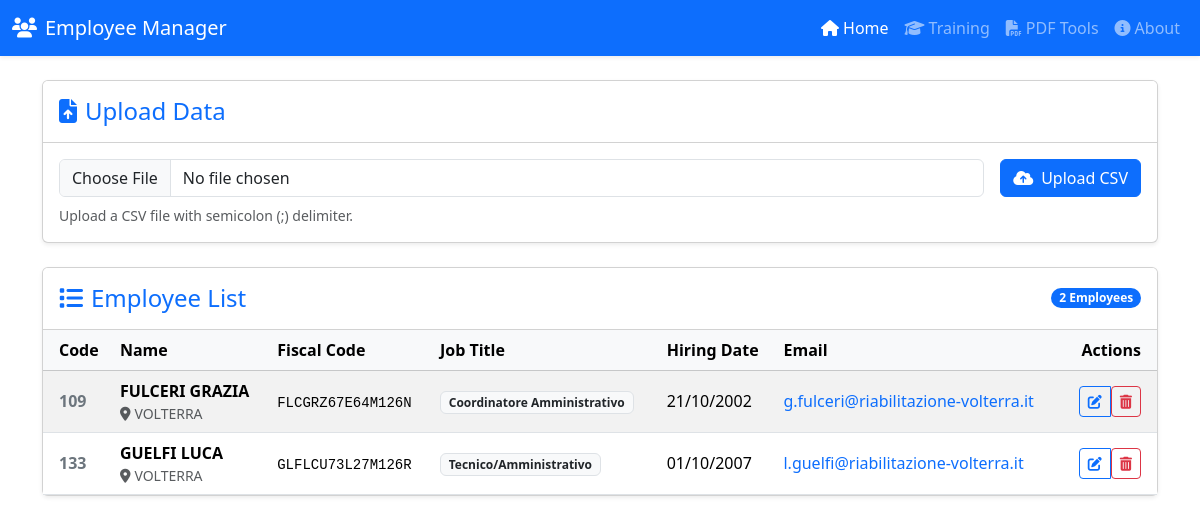
The page / on the database its author committed.
### app.py (models this page shows)
class Employee(db.Model):
    id = db.Column(db.Integer, primary_key=True)
    code = db.Column(db.String(50))
    surname = db.Column(db.String(100))
    name = db.Column(db.String(100))
    fiscal_code = db.Column(db.String(16))
    hiring_date = db.Column(db.Date, nullable=True)
    termination_date = db.Column(db.Date, nullable=True)
    job_title = db.Column(db.String(100))
    birth_place = db.Column(db.String(100))
    birth_date = db.Column(db.Date, nullable=True)
    email = db.Column(db.String(120))
    courses = db.relationship('TrainingCourse', backref='employee', lazy=True)

### app.py (the view, shortened to what this page needs)
@app.route('/', methods=['GET', 'POST'])
def index():
    employees = Employee.query.all()
    return render_template('index.html', employees=employees)

### app.py (called while the page is built)
@app.before_request
def before_request():
    g.start_time = time.time()

@app.after_request
def after_request(response):
    if hasattr(g, 'start_time'):
        duration = time.time() - g.start_time
        app.logger.info(
            f"{request.remote_addr} - {request.method} {request.path} "
            f"{response.status_code} - {duration:.4f}s"
        )
    return response

### templates/index.html (shortened to what this page needs)
{% extends 'base.html' %}
{% block content %}
<div class="row mb-4">
    <div class="col-md-12">
        <div class="card shadow-sm">
            <div class="card-header bg-white py-3">
                <h4 class="mb-0 text-primary"><i class="fas fa-file-upload me-2"></i>Upload Data</h4>
            </div>
            <div class="card-body">
                <form method="post" enctype="multipart/form-data" class="row g-3 align-items-center">
                    <div class="col-auto flex-grow-1">
                        <input class="form-control" type="file" id="formFile" name="file" accept=".csv">
                    </div>
                    <div class="col-auto">
                        <button type="submit" class="btn btn-primary"><i class="fas fa-cloud-upload-alt me-2"></i>Upload
                            CSV</button>
                    </div>
                </form>
                <div class="form-text mt-2">Upload a CSV file with semicolon (;) delimiter.</div>
            </div>
        </div>
    </div>
</div>
{% if employees %}
<div class="card shadow-sm">
    <div class="card-header bg-white py-3 d-flex justify-content-between align-items-center">
        <h4 class="mb-0 text-primary"><i class="fas fa-list me-2"></i>Employee List</h4>
        <span class="badge bg-primary rounded-pill">{{ employees|length }} Employees</span>
    </div>
    <div class="card-body p-0">
        <div class="table-responsive">
            <table class="table table-hover table-striped mb-0 align-middle">
                <thead class="table-light">
                    <tr>
                        <th class="ps-3">Code</th>
                        <th>Name</th>
                        <th>Fiscal Code</th>
                        <th>Job Title</th>
                        <th>Hiring Date</th>
                        <th>Email</th>
                        <th class="text-end pe-3">Actions</th>
                    </tr>
                </thead>
                <tbody>
                    {% for employee in employees %}
                    <tr>
                        <td class="ps-3 fw-bold text-secondary">{{ employee.code }}</td>
                        <td>
                            <div class="d-flex flex-column">
                                <span class="fw-bold">{{ employee.surname }} {{ employee.name }}</span>
                                <small class="text-muted"><i class="fas fa-map-marker-alt me-1"></i>{{
                                    employee.birth_place }}</small>
                            </div>
                        </td>
                        <td><small class="font-monospace">{{ employee.fiscal_code }}</small></td>
                        <td><span class="badge bg-light text-dark border">{{ employee.job_title }}</span></td>
                        <td>{{ employee.hiring_date.strftime('%d/%m/%Y') if employee.hiring_date else '-' }}</td>
                        <td><a href="mailto:{{ employee.email }}" class="text-decoration-none">{{ employee.email }}</a>
                        </td>
                        <td class="text-end pe-3">
                            <div class="btn-group" role="group">
                                <a href="{{ url_for('edit_employee', id=employee.id) }}"
                                    class="btn btn-sm btn-outline-primary" title="Edit">
                                    <i class="fas fa-edit"></i>
                                </a>
                                <form action="{{ url_for('delete_employee', id=employee.id) }}" method="POST"
                                    class="d-inline"
                                    onsubmit="return confirm('Are you sure you want to delete this employee?');">
                                    <button type="submit" class="btn btn-sm btn-outline-danger" title="Delete">
                                        <i class="fas fa-trash-alt"></i>
                                    </button>
                                </form>
                            </div>
                        </td>
                    </tr>
                    {% endfor %}
                </tbody>
            </table>
        </div>
    </div>
</div>
{% else %}
<div class="text-center py-5 text-muted">
    <i class="fas fa-users fa-4x mb-3 text-secondary opacity-25"></i>
    <h5>No employees found</h5>
    <p>Upload a CSV file to get started.</p>
</div>
{% endif %}
{% endblock %}

### rows shown on the page
Employee: code "109", surname "FULCERI", name "GRAZIA", birth_place "VOLTERRA", fiscal_code "FLCGRZ67E64M126N", job_title "Coordinatore Amministrativo", hiring_date "21/10/2002", email "g.fulceri@riabilitazione-volterra.it"
Employee: code "133", surname "GUELFI", name "LUCA", birth_place "VOLTERRA", fiscal_code "GLFLCU73L27M126R", job_title "Tecnico/Amministrativo", hiring_date "01/10/2007", email "l.guelfi@riabilitazione-volterra.it"

### other values the page prints
{{ employees|length }} "2"
